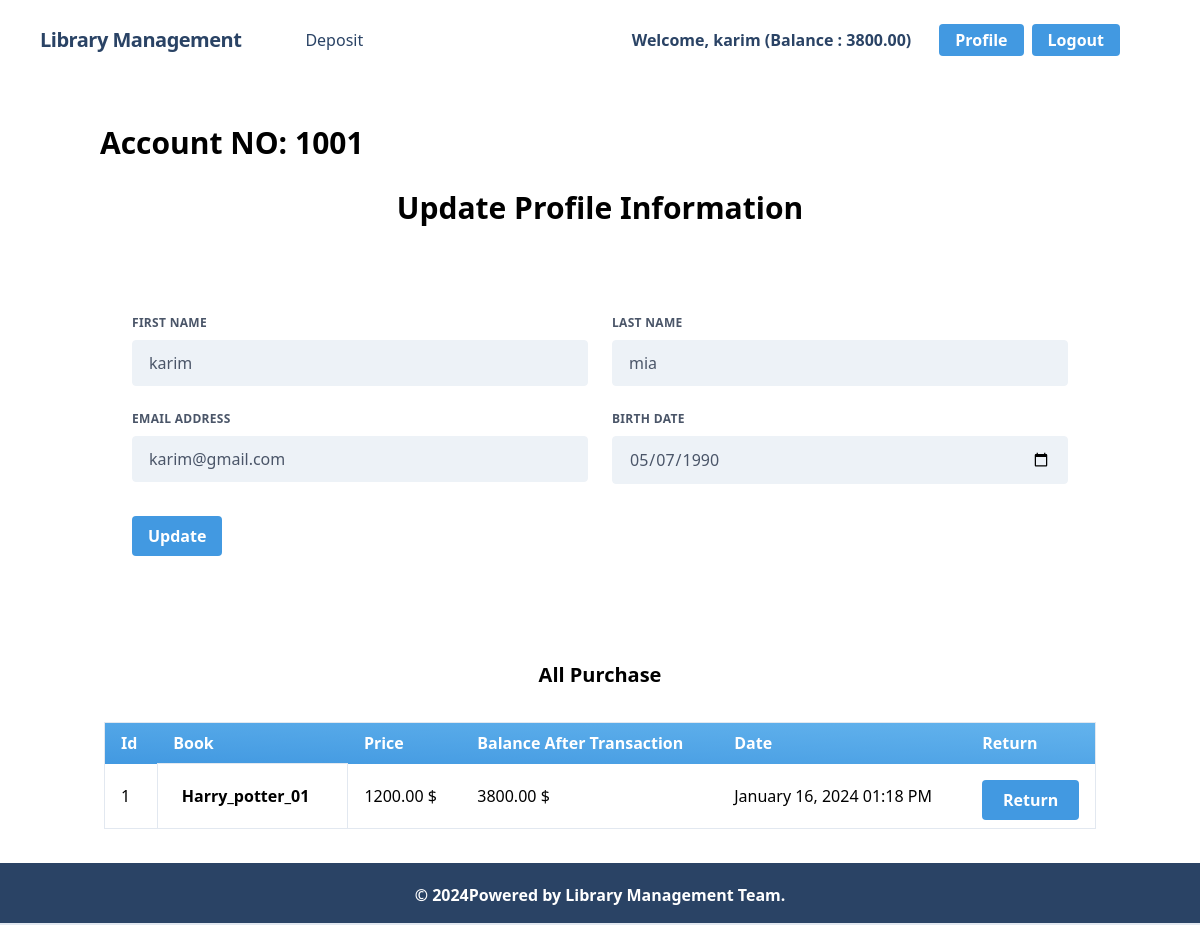
/accounts/profile/ (signed in), run on the app's committed database.
### accounts/models.py (models this page shows, shortened)
class LibraryAccount(models.Model):
    user = models.OneToOneField(
        User, related_name='account', on_delete=models.CASCADE)
    account_no = models.IntegerField(unique=True)
    initial_deposit_date = models.DateField(auto_now_add=True)
    birth_date = models.DateField(null=True, blank=True)
    balance = models.DecimalField(default=0, max_digits=12, decimal_places=2)

### book/models.py (models this page shows, shortened)
class BorrowBook(models.Model):
    user = models.ForeignKey(User, on_delete=models.CASCADE)
    book = models.ForeignKey(Book, on_delete=models.CASCADE)
    purchase_date = models.DateTimeField(auto_now_add=True)
    before_purchase_balance = models.DecimalField(
        max_digits=10, decimal_places=2)
    after_purchase_balance = models.DecimalField(
        max_digits=10, decimal_places=2)

class Book(models.Model):
    title = models.CharField(max_length=100)
    description = models.TextField()
    image = models.ImageField(upload_to='media/')
    price = models.DecimalField(max_digits=10, decimal_places=2)
    category = models.ForeignKey(Category, on_delete=models.CASCADE)

### accounts/views.py (the view, shortened to what this page needs)
# urls.py: path('profile/', ProfileView.as_view(), name='profile'),
class ProfileView(LoginRequiredMixin, ListView):
    template_name = 'accounts/profile.html'
    balance = 0
    def get(self, request):
        user_purchases = BorrowBook.objects.filter(user=request.user)
        account_balance = request.user.account.balance
        form = UserUpdateForm(instance=request.user)
        print(request.user)
        return render(request, self.template_name, {
            'user_purchases': user_purchases,
            'account_balance': account_balance,
            'form': form,
        })

### accounts/forms.py (shortened to what this page needs)
class UserUpdateForm(forms.ModelForm):
    birth_date = forms.DateField(
        widget=forms.DateInput(attrs={'type': 'date'}))
    class Meta:
        model = User
        fields = ['first_name', 'last_name', 'email']
    def __init__(self, *args, **kwargs):
        super().__init__(*args, **kwargs)
        for field in self.fields:
            self.fields[field].widget.attrs.update({
                'class': (
                    'appearance-none block w-full bg-gray-200 '
                    'text-gray-700 border border-gray-200 rounded '
                    'py-3 px-4 leading-tight focus:outline-none '
                    'focus:bg-white focus:border-gray-500'
                )
            })
        if self.instance:
            try:
                user_account = self.instance.account
            except LibraryAccount.DoesNotExist:
                user_account = None
            if user_account:
                self.fields['birth_date'].initial = user_account.birth_date

### accounts/templates/accounts/profile.html (shortened to what this page needs)
{% extends 'base.html' %} {% load static %}
{% block head_title %}Library Management{% endblock %} {% block content %}
<div class="bg-white px-3 py-4 rounded-xl my-6">
  <h4 class="font-bold text-3xl text-left pb-5">Account NO: {{request.user.account.account_no}}</h4>
  <h1 class="font-bold text-3xl text-center pb-5">Update Profile Information</h1>
  <div class="w-full mt-10">
      <form method="post" class="bg-white  px-8 pt-6 pb-8 mb-4">
          <div class="flex flex-wrap -mx-3 mb-6">
              <div class="w-full md:w-1/2 px-3 mb-6 md:mb-0">
                  <label class="block uppercase tracking-wide text-gray-700 text-xs font-bold mb-2" for="{{ form.first_name.id_for_label }}">
                      {{ form.first_name.label }}
                  </label> {{ form.first_name }}
              </div>
              <div class="w-full md:w-1/2 px-3">
                  <label class="block uppercase tracking-wide text-gray-700 text-xs font-bold mb-2" for="{{ form.last_name.id_for_label }}">
                      {{ form.last_name.label }}
                  </label> {{ form.last_name }}
              </div>
          </div>
          <div class="flex flex-wrap -mx-3 mb-6">
              <div class="w-full md:w-1/2 px-3 mb-6 md:mb-0">
                  <label class="block uppercase tracking-wide text-gray-700 text-xs font-bold mb-2" for="{{ form.email.id_for_label }}">
                      {{ form.email.label }}
                  </label> {{ form.email }}
              </div>
              <div class="w-full md:w-1/2 px-3 mb-6 md:mb-0">
                <label class="block uppercase tracking-wide text-gray-700 text-xs font-bold mb-2" for="{{ form.birth_date.id_for_label }}">
                    {{ form.birth_date.label }}
                </label> {{ form.birth_date }}
            </div>
          </div>
          <div class="flex flex-wrap -mx-3">
              <div class="w-full md:w-1/2 px-3 mb-6 md:mb-0">
              </div>
              <div class="w-full md:w-1/2 px-3 mb-6 md:mb-0">
              </div>
          </div>
          <div class="flex items-center justify-between">
              <button class="bg-blue-500 hover:bg-blue-700 text-white font-bold py-2 px-4 rounded focus:outline-none focus:shadow-outline" type="submit">
                  Update
              </button>
          </div>
      </form>
  </div>
</div>
<div class="flex flex-wrap -mx-2 bg-white rounded-md mb-20">
  <div class="container p-2 mx-auto sm:p-4 dark:text-gray-100">
      <h5 class="font-bold text-xl text-center">All Purchase</h5>
      <div class="overflow-x-auto">
        <table class="table-auto mx-auto w-full px-5 rounded-xl mt-8 border dark:border-neutral-500">
          <thead class="bg-purple-900 text-white text-left">
            <tr class="bg-gradient-to-tr from-blue-500 to-blue-400 rounded-md py-2 px-4 text-white font-bold">
              <th class="px-4 py-2">Id</th>
              <th class="px-4 py-2">Book</th>
              <th class="px-4 py-2">Price</th>
              <th class="px-4 py-2">Balance After Transaction</th>
              <th class="px-4 py-2">Date</th>
              <th class="px-4 py-2">Return</th>
            </tr>
          </thead>
          <tbody>
            {% for purchase in user_purchases %}
            <tr class="border-b dark:border-neutral-500">
              <td class="px-4 py-2">{{purchase.book.id }}</td>
              <td class="px-4 py-3 text-s border">
                <span class="px-2 py-1 font-bold leading-tight rounded-sm">
                  {{ purchase.book.title }}
                </span>
              </td>
              <td class="px-4 py-2">
                {{ purchase.book.price }} $
              </td>
              <td class="px-4 py-2">
                {{ purchase.after_purchase_balance }} $
              </td>
              <td class="px-4 py-2">
                {{ purchase.purchase_date|date:"F d, Y h:i A" }}
              </td>
              <td class="px-4 py-2">
                <a href="{% url 'return_book' purchase.pk %}" class="flex items-center justify-center w-full p-3 font-semibold tracki bg-blue-500 hover:bg-blue-700 text-white font-bold py-2 px-4 mt-2 rounded">Return</a>
            </td>
            </tr>
            {% endfor %}
          </tbody>
        </table>
      </div>
    </div>
  </div>
{% endblock %}

### core/templates/navbar.html (shortened to what this page needs)
<nav class="flex items-center justify-between flex-wrap  p-6 px-10">
    <div class="flex items-center flex-shrink-0 text-white mr-6">
        <span class="font-semibold text-xl tracking-tight text-blue-900"><a href="/">Library Management</a></span>
    </div>
    <div class="w-full block flex-grow lg:flex lg:items-center lg:w-auto px-10">
        {% if request.user.is_authenticated %}
            <div class="text-md lg:flex-grow">
                <a href="{% url 'deposit' %}" class="block mt-4 lg:inline-block lg:mt-0 text-blue-900 hover:text-blue-700-900 hover:font-black mr-4">
                    Deposit
                </a>
            </div>
            <div class="flex w-auto">
                <div class="text-blue-900 my-auto font-black px-5">Welcome, {{ request.user.first_name }} (Balance : {{request.user.account.balance}}) </div>
                <a href="{% url 'profile' %}" class="bg-blue-500 hover:bg-blue-700 text-white font-bold py-1 mx-2 px-4 rounded focus:outline-none focus:shadow-outline">Profile</a>
                <form method="POST" action="{% url 'logout' %}"  >
                <button type="submit" class="bg-blue-500 hover:bg-blue-700 text-white font-bold py-1 px-4 rounded focus:outline-none focus:shadow-outline" >Logout</button>
                </form>
            </div>
        {% endif %}
    </div>
</nav>

### data on the page
BorrowBook: book.id "1", book "Harry_potter_01", book.price "1200.00", after_purchase_balance "3800.00", purchase_date "January 16, 2024 01:18 PM"

### other printed values
{{ request.user.first_name }} "karim"
{{ request.user.account.balance }} "3800.00"
{{ request.user.account.account_no }} "1001"
